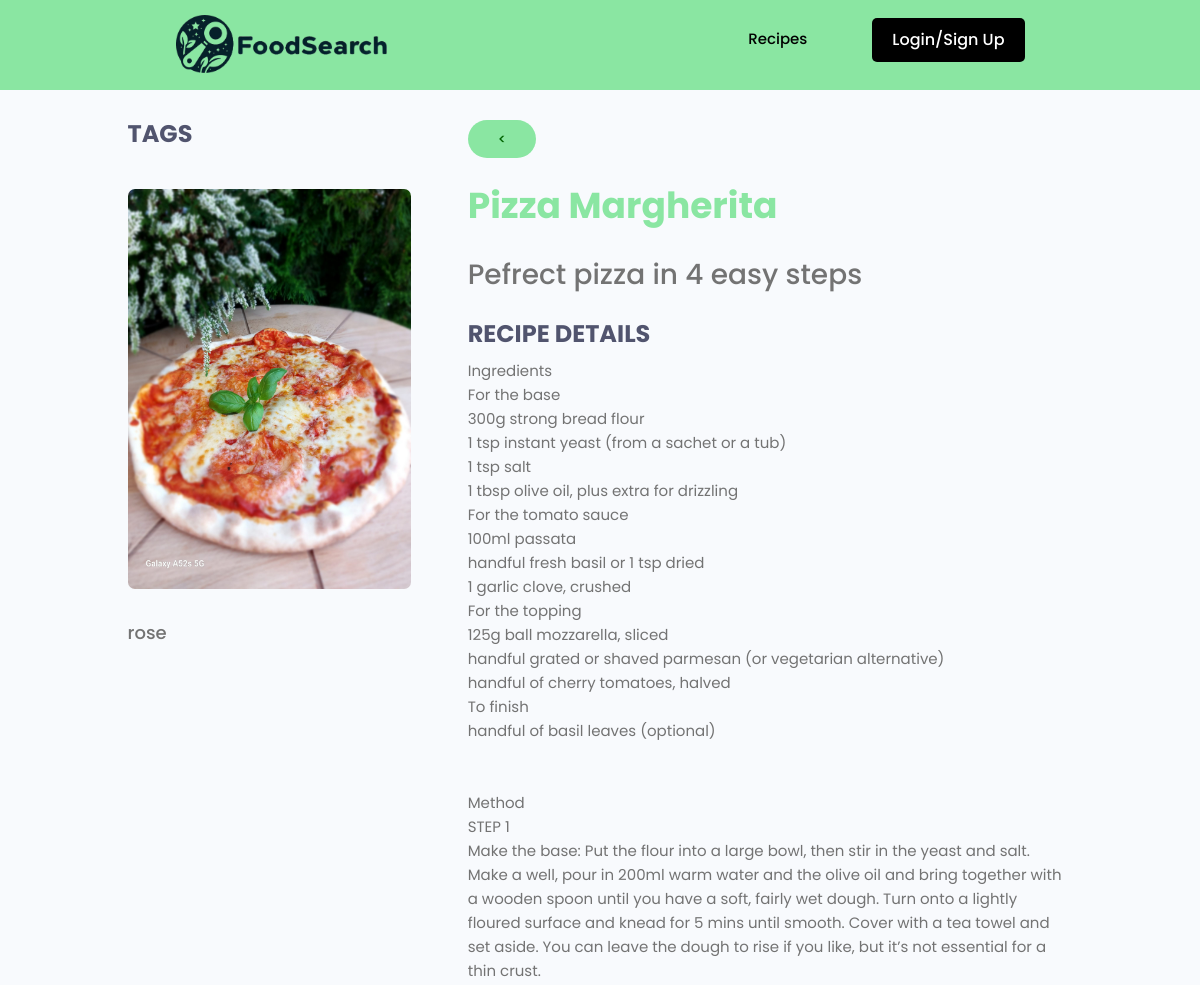
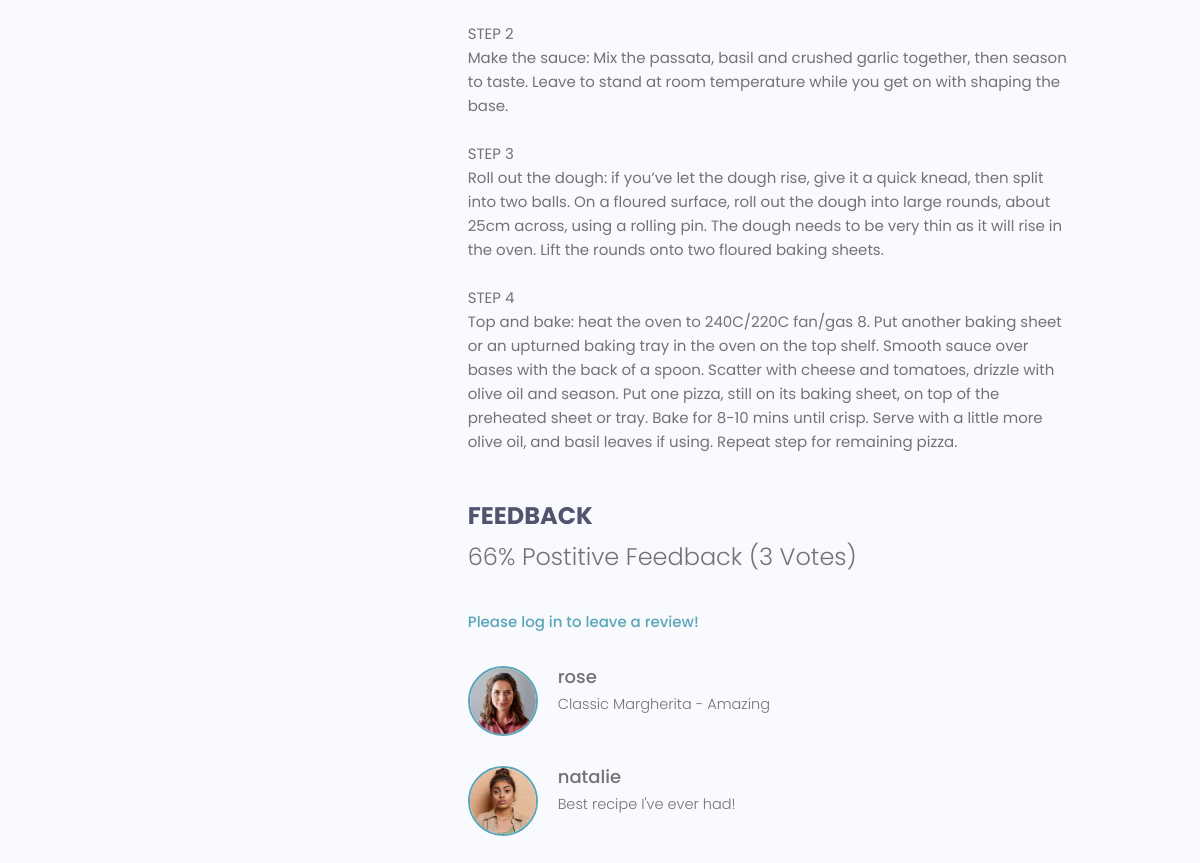
The page /recipes/8a91fc42-5abf-46bb-b7d7-209bbd641e78/ on the database its author committed (2 pictures, top to bottom).
### catalogue/models.py (models this page shows, shortened)
class Recipe(models.Model):
    id = models.UUIDField(default=uuid.uuid4,editable=False,primary_key=True,unique=True)
    owner = models.ForeignKey(Profile,on_delete=models.SET_NULL,blank=True,null=True,related_name='recipes')
    created = models.DateTimeField(auto_now_add=True)
    name = models.CharField(blank=False,null=False,max_length=200)
    image = models.ImageField(blank=True,null=True,upload_to="recipes/",default="recipes/default-recipe.jpg")
    vote_total = models.IntegerField(default=0,null=True,blank=True)
    vote_ratio = models.IntegerField(default=0,null=True,blank=True)
    intro = models.CharField(max_length=100,blank=True,null=True)
    description = models.TextField(blank=True,null=True)
    tags = models.ManyToManyField('Tag',blank=True)
    @property
    def reviewers(self):
        querySet = self.review_set.all().values_list('owner__id',flat=True)
        return querySet
    class Meta:
        ordering = ['vote_ratio','vote_total']

class Profile(models.Model):
    user = models.OneToOneField(User,on_delete=models.CASCADE,null=True,blank=True)
    username = models.CharField(blank=False,null=False,max_length=200)
    image = models.ImageField(blank=True,null=True,upload_to="recipes/",default="recipes/default-profile.jpg")
    email = models.EmailField(blank=False,null=False,max_length=200)
    created = models.DateTimeField(auto_now_add=True)
    id = models.UUIDField(default=uuid.uuid4,editable=False,primary_key=True,unique=True)

class Review(models.Model):
    VOTE_TYPE = (
        ('up','Up Vote'),
        ('down','Down Vote')
    )
    owner = models.ForeignKey(Profile, on_delete=models.CASCADE,null=True)
    recipe = models.ForeignKey(Recipe,on_delete=models.CASCADE)
    body = models.TextField(null=True, blank=True)
    value = models.CharField(max_length=200,choices=VOTE_TYPE,blank=False,null=False,default='')
    created = models.DateTimeField(auto_now_add=True)
    id = models.UUIDField(default=uuid.uuid4,unique=True,primary_key=True,editable=False)
    class Meta:
        unique_together = [['owner','recipe']]

### catalogue/views.py (the view, shortened to what this page needs)
# urls.py: path('recipes/<str:pk>/',views.singleRecipe,name='single-recipe'),
def singleRecipe(request, pk):
    recipe = Recipe.objects.get(id=pk)
    form = ReviewForm()
    context = {'recipe':recipe,'form':form}
    return render(request,'single-recipe.html',context=context)

### catalogue/templates/single-recipe.html (shortened to what this page needs)
{% extends 'main.html' %}
{% block body %}
  <main class="singleProject my-md">
    <div class="container">
      <div class="layout">
        <div class="column column--1of3">
          <h3 class="singleProject__subtitle">Tags</h3>
          <img class="singleProject__preview" src="{{ recipe.image.url }}" alt="portfolio thumbnail" />
          <p class="singleProject__developer">{{recipe.owner.username}}</p>
        </div>
        <div class="column column--2of3">
          <a href="{{ request.META.HTTP_REFERER }}"><span class="tag tag--pill tag--main tag--lg"><</span></a><br><br><h2 class="singleProject__title">{{recipe.name}}</h2>
          <h4>{{recipe.intro}}</h4> <br>
          <h3 class="singleProject__subtitle">Recipe details</h3>
          <div class="singleProject__info">
            {{recipe.description|linebreaksbr}}
          </div>
          <br><br>
          <div>
            <h3 class="singleProject__subtitle">Feedback</h3>
            <h5 class="project--rating">
                {{recipe.vote_ratio}}% Postitive Feedback ({{recipe.vote_total}} Vote{{recipe.vote_total|pluralize:"s"}})
            </h5>
            {% if request.user.profile.id in recipe.reviewers %}
            <p>You have already submitted your review for this recipe!</p>
            {% elif request.user.profile == recipe.owner %}
            <p>You cannot review your own recipe</p>
            {% else %}
            <a href="{% url 'login' %}">Please log in to leave a review!</a>
            {% endif %}
            <div class="commentList">
              {% for review in recipe.review_set.all %}
              {% if review.body %}
              <div class="comment">
                  <img class="avatar avatar--md" src="{{review.owner.image.url}}" alt="user" />
                <div class="comment__details">
                  <h3  class="comment__author">{{review.owner.username}}</h3>
                  <p class="comment__info">
                    {{review.body|linebreaksbr}}
                  </p>
                </div>
              </div>
              {% endif %}
              {% endfor %}
            </div>
          </div>
        </div>
      </div>
    </div>
  </main>
{% endblock body %}

### static/styles/app.css (style rules this page uses)
:root { --color-sub: #2d2d39; }
img { width: 100%; }
.singleProject .column--1of3 { order: 2; }
@media screen and (min-width: 1081px) { .singleProject .column--1of3 { order: 1; } }
@media screen and (min-width: 1081px) { .singleProject .column--2of3 { order: 2; } }
.singleProject__preview { height: 50vh; object-fit: fill; object-position: center; margin-bottom: 3rem; border-radius: 0.7rem; }
.singleProject__developer { font-size: 1.8rem; font-weight: 500; }
.singleProject__title { font-size: 3.6rem; font-weight: 700; color: var(--color-sub); margin-bottom: 3rem; }
.project--rating { margin-bottom: 1.6em; margin-top: .5em; }
.singleProject__subtitle { text-transform: uppercase; font-size: 2.4rem; font-weight: 700; color: var(--color-sub-light); margin-bottom: 1rem; }
.commentList { margin: 3rem 0; }
.comment { display: flex; gap: 2rem; }
.comment:not(:last-child) { margin-bottom: 3rem; }
.comment__author { font-size: 1.8rem; }
.comment__info { font-size: 1.45rem; }

### static/uikit/styles/modules/_variables.css (style rules this page uses)
:root { --color-main: #5aa5b9; --color-main-light: #e6faff; --color-sub: #8ae6a2; --color-sub-light: #51546e; --color-sub-lighter: #ededfd; --color-text: #737373; --color-gray: #8b8b8b; --color-light: #000000; --color-light-gray: #767676; --color-bg: #f8fafd; --color-white: #fffefd; --color-white-light: #f3f3f3; --color-success: #359e64; --color-success-bg: #def8e8; --color-error: #fc4b0b; --color-error-bg: #fff2ee; --font-base: 'Poppins', arial, helvetica, 'Segoe UI', roboto, ubuntu, sans-serif; --font-monospace: 'Fira Code', 'Courier New', courier, monospace; --font-regular: 300; --font-medium: 500; --font-bold: 700; --border-card: #e5e7eb; --generic-shadow: 1px 1px 5px #00000010; --generic-transition: all 0.3s ease-in-out; }

### static/uikit/styles/modules/_base.css (style rules this page uses)
* { margin: 0; padding: 0; box-sizing: border-box; text-rendering: optimizeLegibility; color: inherit; font-size: inherit; }
html { font-size: 50%; }
@media only screen and (min-width: 480px) { html { font-size: 56.25%; } }
@media only screen and (min-width: 1200px) { html { font-size: 62.5%; } }
body { line-height: 1.6; font-weight: 400; font-size: 1.5rem; color: var(--color-text); background-color: var(--color-bg); min-height: 100vh; }

### static/uikit/styles/modules/_typography.css (style rules this page uses)
* { font-family: var(--font-base); }
h2 { font-size: 3.6rem; font-weight: var(--font-bold); }
h3 { font-size: 3.2rem; font-weight: var(--font-medium); }
h4 { font-size: 2.8rem; font-weight: var(--font-medium); }
h5 { font-size: 2.4rem; font-weight: var(--font-medium); }
h5, h6 { font-weight: var(--font-regular); }
p, span, strong { font-size: 1.6rem; color: var(--color-text); font-weight: var(--font-regular); }
a { padding-bottom: 2px; text-decoration: none; display: inline-block; color: var(--color-main); font-weight: var(--font-medium); }

### static/uikit/styles/modules/_utilities.css (style rules this page uses)
.container { width: 92%; max-width: 165rem; margin: 0 auto; box-sizing: border-box; }
@media screen and (min-width: 1000px) { .container { width: 90%; } }
@media screen and (min-width: 1200px) { .container { width: 80%; } }
.my-md { margin: 3rem auto; }

### static/uikit/styles/modules/_avatar.css (style rules this page uses)
.avatar { border-radius: 50%; border: 2px solid var(--color-main); object-fit: cover; }
.avatar--md { height: 7rem; width: 7rem; }

### static/uikit/styles/modules/_tag.css (style rules this page uses)
.tag { display: inline-flex; align-items: center; background-color: var(--color-sub); height: -webkit-fit-content; height: -moz-fit-content; height: fit-content; width: -webkit-fit-content; width: -moz-fit-content; width: fit-content; border-radius: 0.5rem; padding: 0.5rem 1.5rem; font-size: 1.2rem; cursor: pointer; }
.tag--pill { border-radius: 5rem; }
.tag--main, .tag--main > small { background: var(--color-sub); color: darkgreen; font-weight: 500; }
.tag--lg { padding: 0.8rem 3rem; font-size: 1.4rem; }

### static/uikit/styles/modules/_layout.css (style rules this page uses)
.layout { display: flex; flex-flow: row wrap; justify-content: space-between; }
.layout > .column { margin-bottom: 3rem; }
.layout > .column.column--1of3 { flex-basis: 30%; }
.layout > .column.column--2of3 { flex-basis: 64%; }

### rows shown on the page
Recipe: image (picture), owner.username "rose", name "Pizza Margherita", intro "Pefrect pizza in 4 easy steps", description "Ingredients For the base 300g strong bread flour 1 tsp instant yeast (from a sachet or a tub) 1 tsp salt 1 tbsp olive oil, plus extra for drizzling For the tomato sauce 100ml passata handful fresh basil or 1 tsp dried 1 garlic clove, crushed For the topping 125g ball mozzarella, sliced handful grated or shaved parmesan (or vegetarian alternative) handful of cherry tomatoes, halved To finish handful of basil leaves (optional) Method STEP 1 Make the base: Put the flour into a large bowl, then stir in the yeast and salt. Make a well, pour in 200ml warm water and the olive oil and bring together with a wooden spoon until you have a soft, fairly wet dough. Turn onto a lightly floured surface and…", vote_ratio "66", vote_total "3"
Review: owner.image (picture), owner.username "rose", body "Classic Margherita - Amazing"
Review: owner.image (picture), owner.username "natalie", body "Best recipe I've ever had!"
